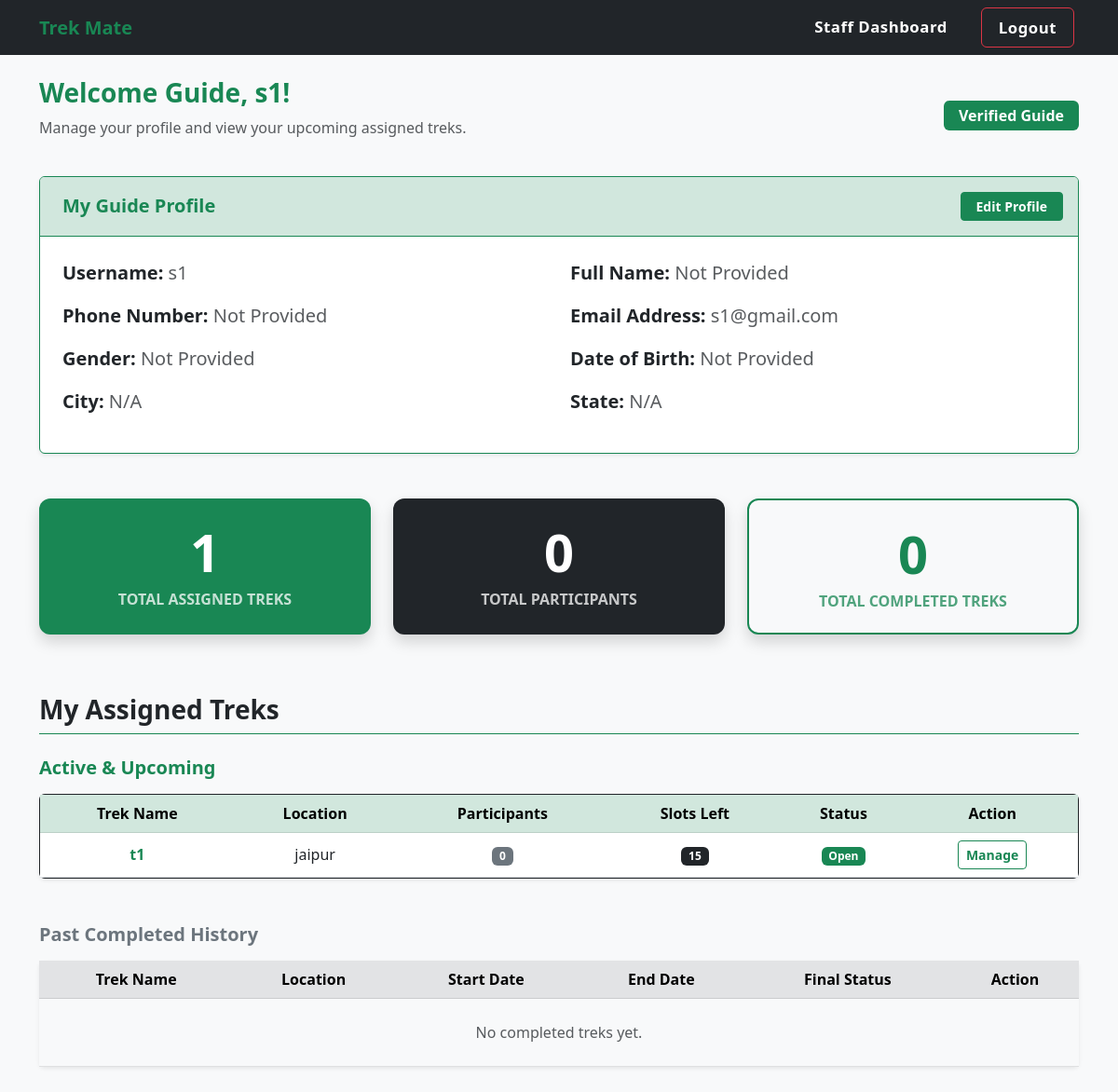
The page /staff_dashboard (signed in) on the database its author committed.
### app.py (models this page shows)
class User(db.Model):
    __tablename__ = 'trekmate_user'
    id = db.Column(db.Integer, primary_key=True)
    username = db.Column(db.String(60), unique=True, nullable=False)
    email = db.Column(db.String(100), unique=True, nullable=False)
    password = db.Column(db.String(120), nullable=False)
    role = db.Column(db.String(10), nullable=False, default='trekker')
    status = db.Column(db.String(15), default='Active')
    full_name = db.Column(db.String(120))
    phone_number = db.Column(db.String(20), default="")
    gender = db.Column(db.String(10))
    date_of_birth = db.Column(db.Date)
    city = db.Column(db.String(50))
    state = db.Column(db.String(50))
    bio = db.Column(db.Text, default="")
    staff_profile = db.relationship('StaffProfile', backref='user', uselist=False, cascade="all, delete-orphan")
    bookings = db.relationship('Booking', backref='user', lazy=True)

class Trek(db.Model):
    __tablename__ = 'trekmate_treks'
    id = db.Column(db.Integer, primary_key=True)
    name = db.Column(db.String(100), nullable=False)
    location = db.Column(db.String(100), nullable=False)
    state = db.Column(db.String(50), nullable=False)
    country = db.Column(db.String(50), nullable=False, default='India')
    description = db.Column(db.Text, nullable=True)
    duration = db.Column(db.Integer, nullable=False)
    difficulty = db.Column(db.String(20), nullable=False)
    available_slots = db.Column(db.Integer, nullable=False)
    requested_slots = db.Column(db.Integer, nullable=True)
    price = db.Column(db.Float, nullable=False, default=0.0)
    status = db.Column(db.String(15), nullable=False, default='Upcoming')
    start_date = db.Column(db.Date, nullable=False)
    end_date = db.Column(db.Date, nullable=False)
    staff_id = db.Column(db.Integer, db.ForeignKey('trekmate_staff.id'))
    bookings = db.relationship('Booking', backref='trek', lazy=True)

### app.py (the view)
@app.route("/staff_dashboard")
def staff_dashboard():
    if session.get('user_id') == None or session.get('role') != 'staff':
        flash("Please log in as staff to access this page.", "warning")
        return redirect(url_for('login'))
    user = User.query.get(session.get('user_id'))
    staff_profile = user.staff_profile
    if staff_profile and staff_profile.status == 'Blacklisted':
        flash("Your account has been blacklisted.", "danger")
    assigned_treks = []
    active_treks = []
    completed_treks = []
    total_participants = 0
    if staff_profile:
        assigned_treks = Trek.query.filter_by(staff_id=staff_profile.id).order_by(Trek.start_date.asc()).all()
        for trek in assigned_treks:
            for booking in trek.bookings:
                if booking.booking_status == 'Confirmed':
                    total_participants += booking.seats_booked
            if trek.status == 'Completed':
                completed_treks.append(trek)
            else:
                active_treks.append(trek)
    return render_template("staff_dash.html",
                           user=user,
                           staff_profile=staff_profile,
                           active_treks=active_treks,
                           completed_treks=completed_treks,
                           total_assigned=len(assigned_treks),
                           total_participants=total_participants,
                           total_completed=len(completed_treks))

### templates/staff_dash.html (shortened to what this page needs)
{% extends 'base.html' %}
{% block content %}
<div class="container mt-4 mb-5">
    <div class="row mb-4 align-items-center">
        <div class="col-md-8">
            <h3 class="text-success fw-bold">Welcome Guide, {{ user.username }}!</h3>
            <p class="text-muted">Manage your profile and view your upcoming assigned treks.</p>
        </div>
        <div class="col-md-4 text-md-end">
            {% if staff_profile.status == 'Approved' %}
                <span class="badge bg-success fs-6 px-3 py-2"> Verified Guide</span>
            {% else %}
                <span class="badge bg-warning text-dark fs-6 px-3 py-2"><i class="bi bi-hourglass-split"></i> Pending Approval</span>
            {% endif %}
        </div>
    </div>
    <div class="card shadow-sm border-success mb-5">
        <div class="card-header bg-success-subtle border-bottom border-success py-3 d-flex justify-content-between align-items-center">
            <h5 class="mb-0 fw-bold text-success">My Guide Profile</h5>
            <a href="{{ url_for('edit_profile') }}" class="btn btn-success btn-sm fw-bold px-3">
                 Edit Profile
            </a>
        </div>
        <div class="card-body p-4">
            <div class="row fs-5">
                <div class="col-md-6">
                    <p class="mb-3"><strong>Username:</strong> <span class="text-muted">{{ user.username }}</span></p>
                    <p class="mb-3"><strong>Phone Number:</strong> <span class="text-muted">{{ user.phone_number | default('Not Provided', true) }}</span></p>
                    <p class="mb-3"><strong>Gender:</strong> <span class="text-muted">{{ user.gender | default('Not Provided', true) }}</span></p>
                    <p class="mb-3"><strong>City:</strong> <span class="text-muted">{{ user.city | default('N/A', true) }}</span></p>
                </div>
                <div class="col-md-6">
                    <p class="mb-3"><strong>Full Name:</strong> <span class="text-muted">{{ user.full_name | default('Not Provided', true) }}</span></p>
                    <p class="mb-3"><strong>Email Address:</strong> <span class="text-muted">{{ user.email }}</span></p>
                    <p class="mb-3"><strong>Date of Birth:</strong> <span class="text-muted">
                        {% if user.date_of_birth %}
                            {{ user.date_of_birth.strftime('%d %m, %Y') }}
                        {% else %}
                            Not Provided
                        {% endif %}
                    </span></p>
                    <p class="mb-3"><strong>State:</strong> <span class="text-muted">{{ user.state | default('N/A', true) }}</span></p>
                </div>
            </div>
        </div>
    </div>
    <div class="row mb-5">
        <div class="col-md-4 mb-3">
            <div class="card bg-success text-white shadow h-100 border-0" style="border-radius: 12px;">
                <div class="card-body text-center py-4">
                    <h1 class="display-4 fw-bold">{{ total_assigned }}</h1>
                    <h6 class="mb-0 text-uppercase fw-bold opacity-75">Total Assigned Treks</h6>
                </div>
            </div>
        </div>
        <div class="col-md-4 mb-3">
            <div class="card bg-dark text-white shadow h-100 border-0" style="border-radius: 12px;">
                <div class="card-body text-center py-4">
                    <h1 class="display-4 fw-bold">{{ total_participants }}</h1>
                    <h6 class="mb-0 text-uppercase fw-bold opacity-75">Total Participants</h6>
                </div>
            </div>
        </div>
        <div class="col-md-4 mb-3">
            <div class="card bg-light text-success shadow h-100 border-success" style="border-radius: 12px; border-width: 2px;">
                <div class="card-body text-center py-4">
                    <h1 class="display-4 fw-bold">{{ completed_treks|length }}</h1>
                    <h6 class="mb-0 text-uppercase fw-bold opacity-75">Total Completed Treks</h6>
                </div>
            </div>
        </div>
    </div>
    <h3 class="fw-bold mb-4 text-dark border-bottom border-success pb-2">
         My Assigned Treks
    </h3>
    <h5 class="fw-bold mb-3 text-success">Active & Upcoming</h5>
    <div class="card shadow-sm border-dark mb-5">
        <div class="card-body p-0 table-responsive custom-table-scroll">
            <table class="table table-hover mb-0 text-center align-middle">
                <thead class="table-success">
                    <tr>
                        <th>Trek Name</th>
                        <th>Location</th>
                        <th>Participants</th>
                        <th>Slots Left</th>
                        <th>Status</th>
                        <th>Action</th>
                    </tr>
                </thead>
                <tbody>
                    {% for trek in active_treks %}
                    <tr>
                        <td class="fw-bold text-success">{{ trek.name }}</td>
                        <td>{{ trek.location }}</td>
                        <td>
                            {% set count = namespace(total=0) %}
                            {% for b in trek.bookings if b.booking_status == 'Confirmed' %}
                                {% set count.total = count.total + b.seats_booked %}
                            {% endfor %}
                            <span class="badge bg-secondary">{{ count.total }}</span>
                        </td>
                        <td><span class="badge bg-dark">{{ trek.available_slots }}</span></td>
                        <td>
                            {% if trek.status == 'Upcoming' %} <span class="badge bg-success">Open</span>
                            {% elif trek.status == 'Pending Approval' %} <span class="badge bg-warning text-dark">Pending Admin</span>
                            {% elif trek.status == 'Ongoing' %} <span class="badge bg-primary">Ongoing</span>
                            {% else %} <span class="badge bg-danger">Closed</span> {% endif %}
                        </td>
                        <td>
                            <a href="{{ url_for('staff_manage_trek', trek_id=trek.id) }}" class="btn btn-sm btn-outline-success fw-bold">Manage</a>
                        </td>
                    </tr>
                    {% else %}
                    <tr><td colspan="6" class="text-muted p-4">You have no active or upcoming treks assigned.</td></tr>
                    {% endfor %}
                </tbody>
            </table>
        </div>
    </div>
    <h5 class="fw-bold mb-3 text-secondary">Past Completed History</h5>
    <div class="card shadow-sm border-0">
        <div class="card-body p-0 table-responsive custom-table-scroll">
            <table class="table table-light table-hover mb-0 text-center align-middle">
                <thead class="table-secondary">
                    <tr>
                        <th>Trek Name</th>
                        <th>Location</th>
                        <th>Start Date</th>
                        <th>End Date</th>
                        <th>Final Status</th>
                        <th>Action</th>
                    </tr>
                </thead>
                <tbody>
                    {% for trek in completed_treks %}
                    <tr>
                        <td class="fw-bold text-muted">{{ trek.name }}</td>
                        <td class="text-muted">{{ trek.location }}</td>
                        <td class="text-muted">{{ trek.start_date.strftime('%d %b, %Y') }}</td>
                        <td class="text-muted">{{ trek.end_date.strftime('%d %b, %Y') }}</td>
                        <td><span class="badge bg-dark">Completed</span></td>
                        <td>
                            <a href="{{ url_for('staff_manage_trek', trek_id=trek.id) }}" class="btn btn-sm btn-secondary fw-bold">View Data</a>
                        </td>
                    </tr>
                    {% else %}
                    <tr><td colspan="6" class="text-muted p-4">No completed treks yet.</td></tr>
                    {% endfor %}
                </tbody>
            </table>
        </div>
    </div>
</div>
{% endblock %}

### rows shown on the page
User: username "s1", phone_number "Not Provided", gender "Not Provided", city "N/A", full_name "Not Provided", email "s1@gmail.com", state "N/A"
Trek: name "t1", location "jaipur", total "0", available_slots "15", status "Open"

### other values the page prints
{{ total_assigned }} "1"
{{ total_participants }} "0"
{{ completed_treks|length }} "0"
